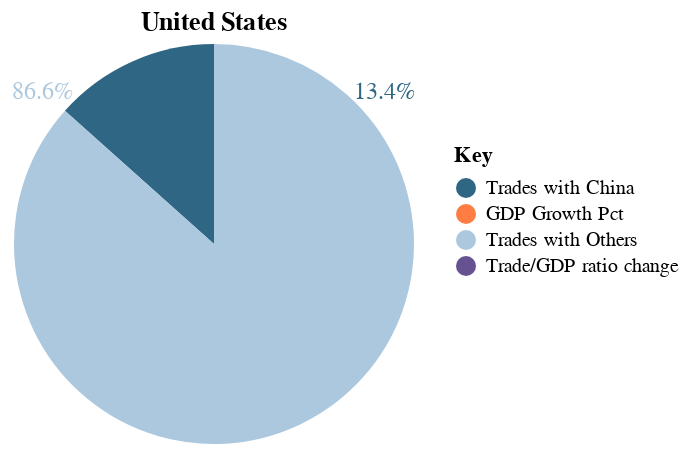

The cell this chart's notebook holds for it:
### Code cell
width=100
height=100
title = "Percentage of Total Trades Done with China"

df = my_data.get_Chinadata_by_country()
df = df.rename(columns={'TradePctGDPChange': 'Trade/GDP ratio change'})
# GDP growth correlation
china_gdp_df = df[df['Country'] == 'China'][['Country', 'GDP Growth Pct']].reset_index(drop = True)
other_gdp_df = df[df['Country'] != 'China'][['Country', 'GDP Growth Pct']]
other_gdp_df = other_gdp_df.drop_duplicates().reset_index(drop = True)
country_list = df[df['Country'] !='China']['Country'].unique()

country_list = df[df['Country'] =='United States']['Country'].unique()

num_country_per_line = math.ceil(len(country_list)/3.0)

gdp_correl = {}
for country in country_list:
    gdp_correl[country] = china_gdp_df['GDP Growth Pct'].corr(
        other_gdp_df[other_gdp_df['Country']==country]['GDP Growth Pct'].reset_index(drop = True))
gdp_correl_df = pd.DataFrame(gdp_correl.items(), columns=['Country', 'GDPcorrel_w_China'])

df = df.merge(gdp_correl_df, on = 'Country', how = 'left')
# Slider filter
year_slider = alt.binding_range(min=2014, max=2020, step=1)
slider_selection = alt.selection_single(bind=year_slider, fields=['Year'], name="Year", init={'Year': 2020})

# Pie charts
base = alt.Chart(df).encode(
    theta=alt.Theta(field="total_trade", type="quantitative"),
    color=alt.Color(field="isChinaPartner", type="nominal",
                    scale = alt.Scale(domain = ['Trades with China', 'GDP Growth Pct', 
                                                'Trades with Others', 'Trade/GDP ratio change'],
                                      range = ['#2f6684', '#ff7c43', '#acc8df', '#665191']),
                    legend = alt.Legend(title="Key")),

    tooltip=alt.Tooltip('total_trade', format="$,.0f")
)
chart1 = alt.hconcat()
base_pie = base.transform_filter(
    alt.FieldEqualPredicate(field='Country', equal='United States')
).mark_arc(outerRadius=(width))

base_text = base.transform_calculate(
    PercentOfTotal="datum.total_trade / datum.total_toWorld_trade"
).transform_filter(
    alt.FieldEqualPredicate(field='Country', equal=country)
).mark_text(radius=(width+15), size=12).encode(
    text=alt.Text("PercentOfTotal:Q", format='.1%')
)
chart1 |= (base_pie+base_text).add_selection(
    slider_selection
).transform_filter(
    slider_selection
).properties(title=country,width=(width),height=(height))

chart1

### Figure 1 — Vega-Lite specification as saved in the notebook (floating-point values rounded to 4 significant figures; data arrays with more than 128 entries replaced by an {"elided": "..."} marker saying what was removed)
{"config": {"view": {"continuousWidth": 400, "continuousHeight": 300}}, "hconcat": [{"layer": [{"mark": {"type": "arc", "outerRadius": 100}, "encoding": {"color": {"field": "isChinaPartner", "legend": {"title": "Key"}, "scale": {"domain": ["Trades with China", "GDP Growth Pct", "Trades with Others", "Trade/GDP ratio change"], "range": ["#2f6684", "#ff7c43", "#acc8df", "#665191"]}, "type": "nominal"}, "theta": {"field": "total_trade", "type": "quantitative"}, "tooltip": {"field": "total_trade", "format": "$,.0f", "type": "quantitative"}}, "selection": {"Year": {"type": "single", "bind": {"input": "range", "max": 2020, "min": 2014, "step": 1}, "fields": ["Year"], "init": {"Year": 2020}}}, "transform": [{"filter": {"equal": "United States", "field": "Country"}}]}, {"mark": {"type": "text", "radius": 115, "size": 12}, "encoding": {"color": {"field": "isChinaPartner", "legend": {"title": "Key"}, "scale": {"domain": ["Trades with China", "GDP Growth Pct", "Trades with Others", "Trade/GDP ratio change"], "range": ["#2f6684", "#ff7c43", "#acc8df", "#665191"]}, "type": "nominal"}, "text": {"field": "PercentOfTotal", "format": ".1%", "type": "quantitative"}, "theta": {"field": "total_trade", "type": "quantitative"}, "tooltip": {"field": "total_trade", "format": "$,.0f", "type": "quantitative"}}, "transform": [{"calculate": "datum.total_trade / datum.total_toWorld_trade", "as": "PercentOfTotal"}, {"filter": {"equal": "United States", "field": "Country"}}]}], "height": 100, "title": "United States", "transform": [{"filter": {"selection": "Year"}}], "width": 100}], "data": {"name": "data-2df8ab3732a4954fc994349d1a231c73"}, "$schema": "https://vega.github.io/schema/vega-lite/v4.17.0.json", "datasets": {"data-2df8ab3732a4954fc994349d1a231c73": {"elided": "553 records"}}}
